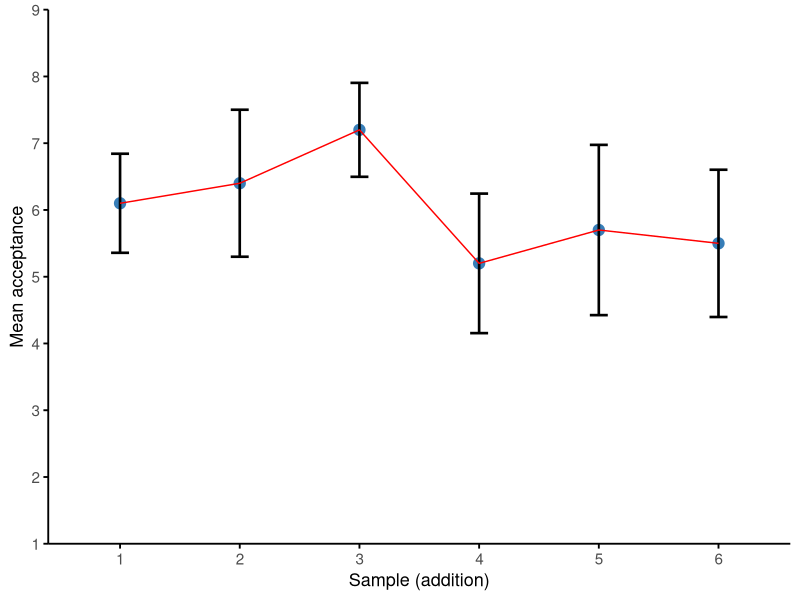
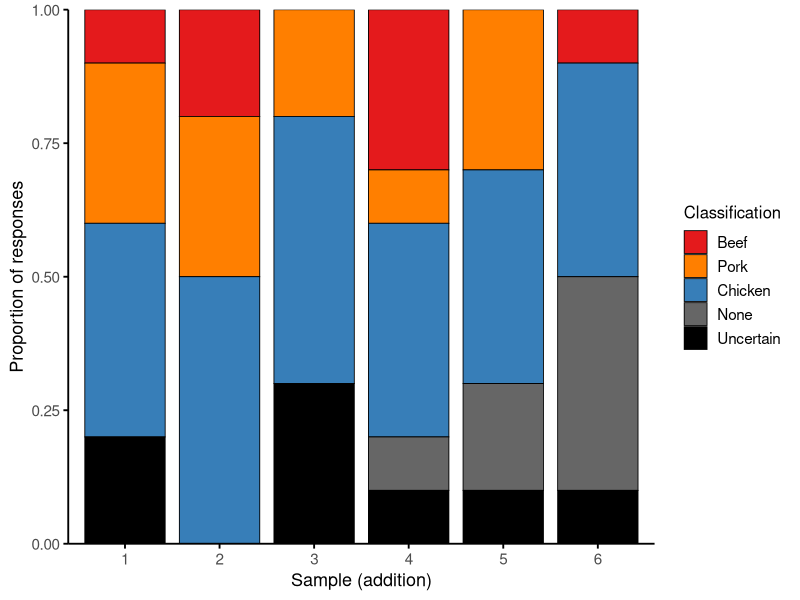
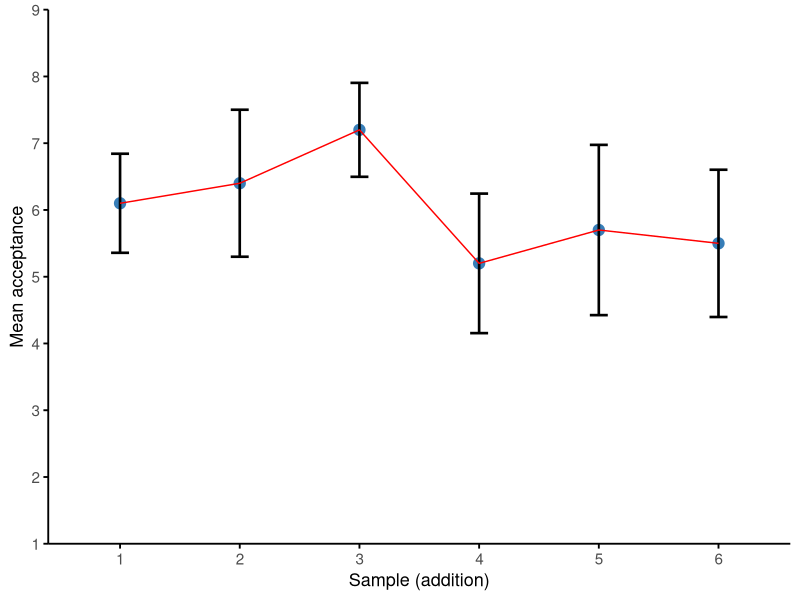
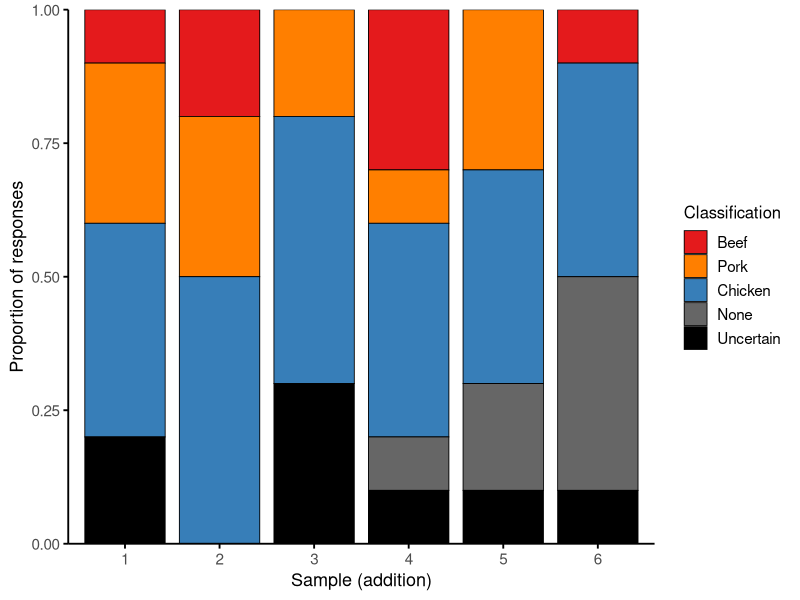

These charts were generated, in order, by the following R code:
# 1. Inladen van packages
library(readxl)
library(dplyr)
library(ggplot2)
library(tidyr)
library(forcats)

# 2. Inlezen van de Excel
df <- read_excel("data/smaakexperiment/20250509141750+Bram_Bouillon_BEEF.xlsx", sheet = 1)
df2 <- read_excel("data/smaakexperiment/20250509140726+Bram_Bouillon_PORK.xlsx", sheet = 1)

# 3. Selecteer relevante kolommen en filter enkel samples 1 t.e.m. 6
df_clean <- df2 %>%
  filter(product %in% 1:6) %>%
  select(user, product_id = product, accept = Q5, class = Q6) %>%
  mutate(
    product_id = as.integer(product_id),
    accept = as.numeric(accept),
    class = factor(class, levels = 1:5,
                   labels = c("Beef", "Pork", "Chicken", "None", "Uncertain"))
  )

# 4. Bereken acceptatie-statistieken per sample
accept_stats <- df_clean %>%
  group_by(product_id) %>%
  summarise(
    mean_accept = mean(accept, na.rm = TRUE),
    sd = sd(accept, na.rm = TRUE),
    n = n(),
    se = sd / sqrt(n),
    ci95 = se * 1.96
  )

# 5. Bereken classificatieverdeling
class_counts <- df_clean %>%
  group_by(product_id, class) %>%
  summarise(n = n(), .groups = "drop") %>%
  group_by(product_id) %>%
  mutate(prop = n / sum(n))

# 6. Plot 1: Acceptatie per sample

p <- ggplot(accept_stats, aes(x = factor(product_id), y = mean_accept)) +
  geom_point(size = 3.5, color = "#377EB8") +
  geom_errorbar(aes(ymin = mean_accept - ci95, ymax = mean_accept + ci95), width = 0.15, linewidth = 0.9) +
  geom_line(group = 1, color = "red", linewidth = 0.5) +
  scale_x_discrete(name = "Sample (addition)") +
  scale_y_continuous(name = "Mean acceptance", limits = c(1, 9), breaks = 1:9, expand = c(0, 0)) +
  theme_minimal(base_size = 14) +
  theme(
    panel.grid = element_blank(),
    axis.line = element_line(color = "black"),
    axis.ticks = element_line(color = "black"),
    axis.title = element_text(size = 13),
    axis.text = element_text(size = 11),
    plot.title = element_blank()
  )
p
# Opslaan
ggsave("C:/Users/bramd_finhsgu/OneDrive - UGent/Thesis/afbeeldingen/pork_acceptance.png",
       plot = p, width = 8, height = 6, dpi = 300)

# 7. Plot 2: Classificatieverdeling per sample

# Defineer vaste kleuren
classification_colors <- c(
  "Chicken" = "#377EB8",
  "Pork" = "#FF7F00",
  "Beef" = "#E41A1C",
  "None" = "grey40",
  "Uncertain" = "black"
)

q <- ggplot(class_counts, aes(x = factor(product_id), y = prop, fill = class)) +
  geom_bar(stat = "identity", position = "stack", width = 0.85, color = "black", linewidth = 0.3) +
  scale_fill_manual(values = classification_colors, name = "Classification") +
  scale_y_continuous(name = "Proportion of responses", expand = c(0, 0)) +
  scale_x_discrete(name = "Sample (addition)") +
  theme_minimal(base_size = 14) +
  theme(
    panel.grid = element_blank(),
    axis.line = element_line(color = "black"),
    axis.ticks = element_line(color = "black"),
    axis.title = element_text(size = 13),
    axis.text = element_text(size = 11),
    legend.position = "right",
    legend.title = element_text(size = 12),
    legend.text = element_text(size = 11),
    plot.title = element_blank()
  )
q
ggsave("C:/Users/bramd_finhsgu/OneDrive - UGent/Thesis/afbeeldingen/pork_classification.png",
       plot = q, width = 8, height = 6, dpi = 300)
